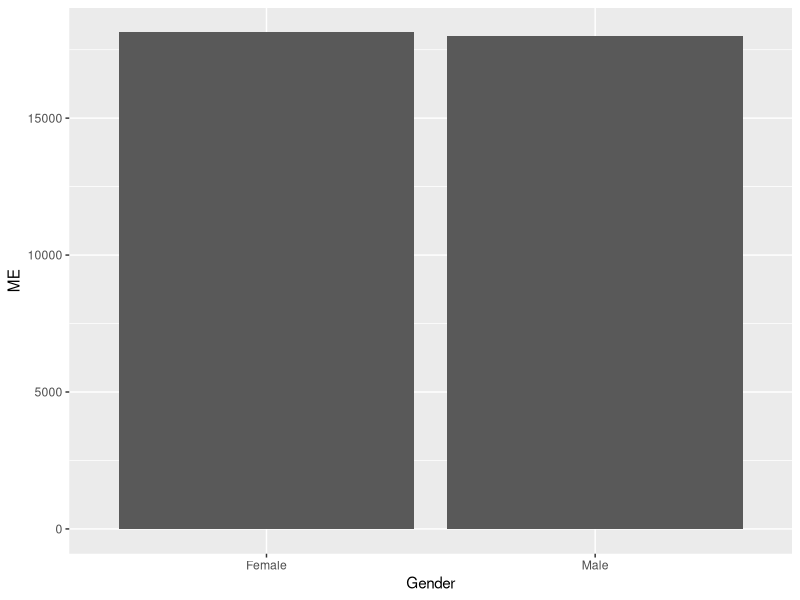
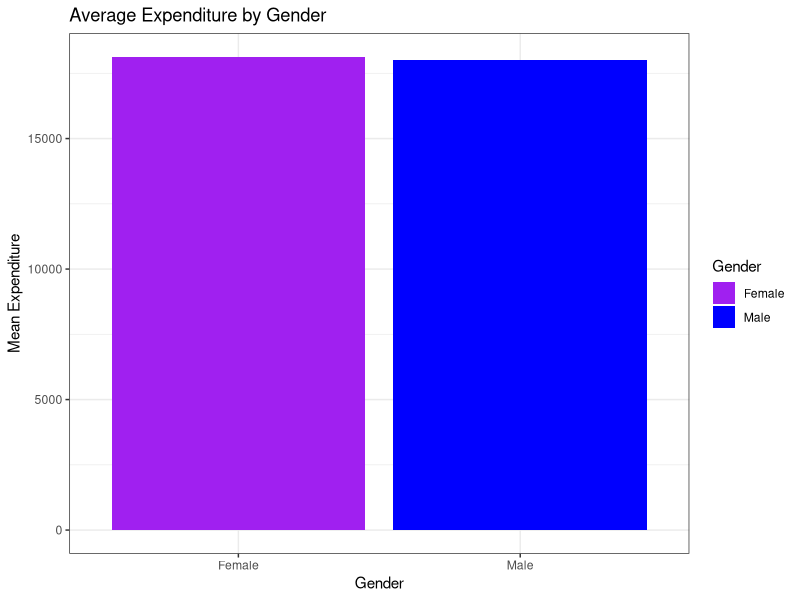
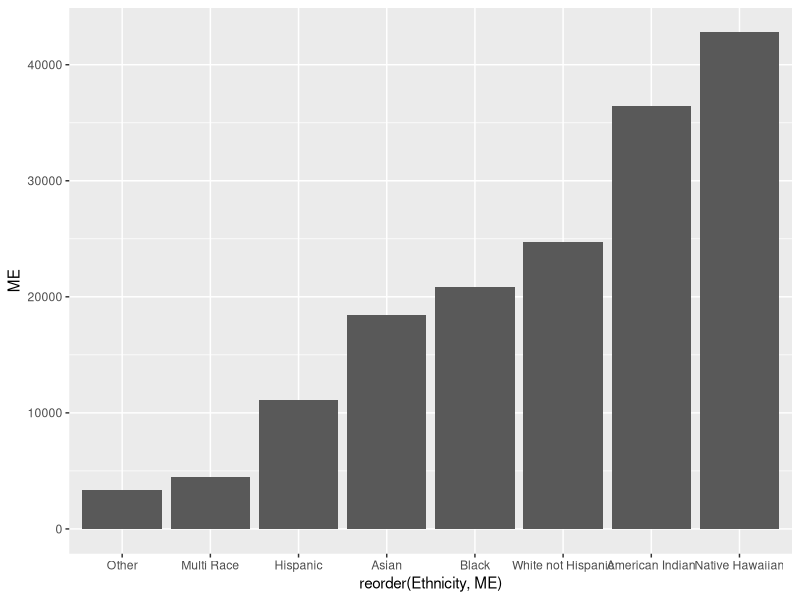
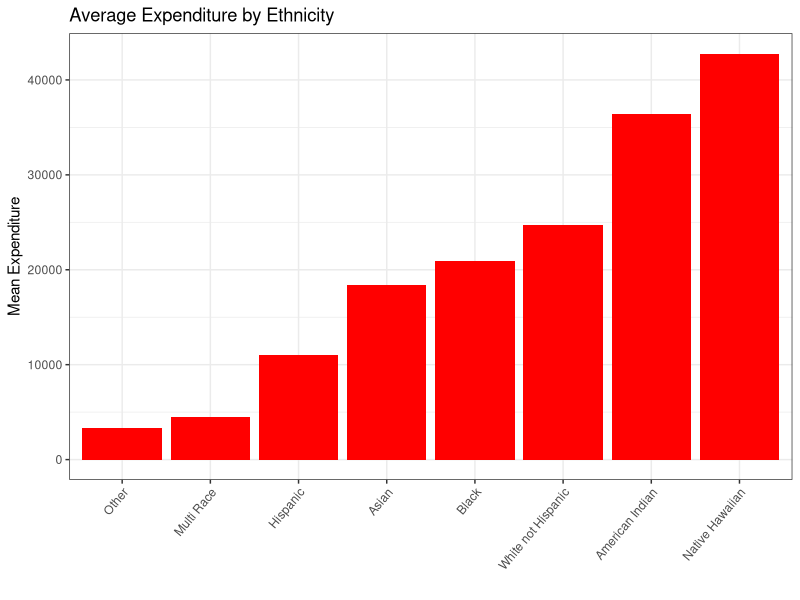
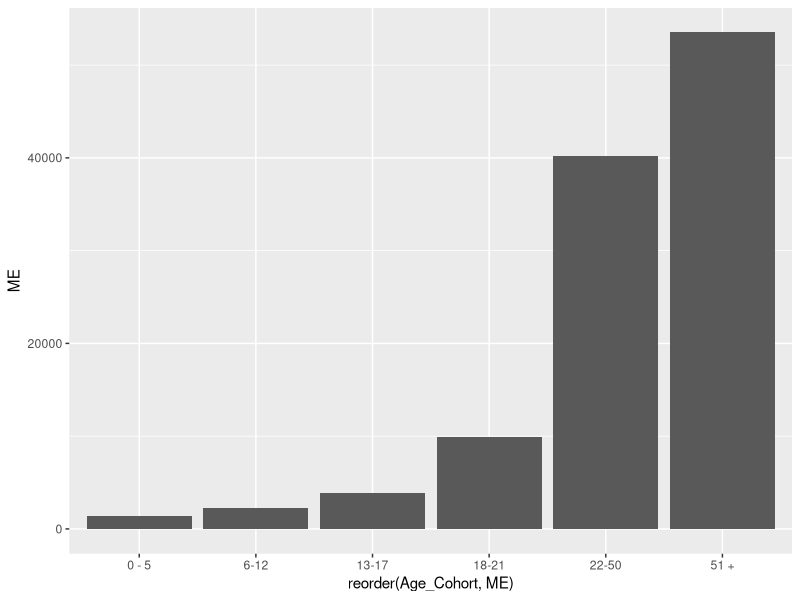
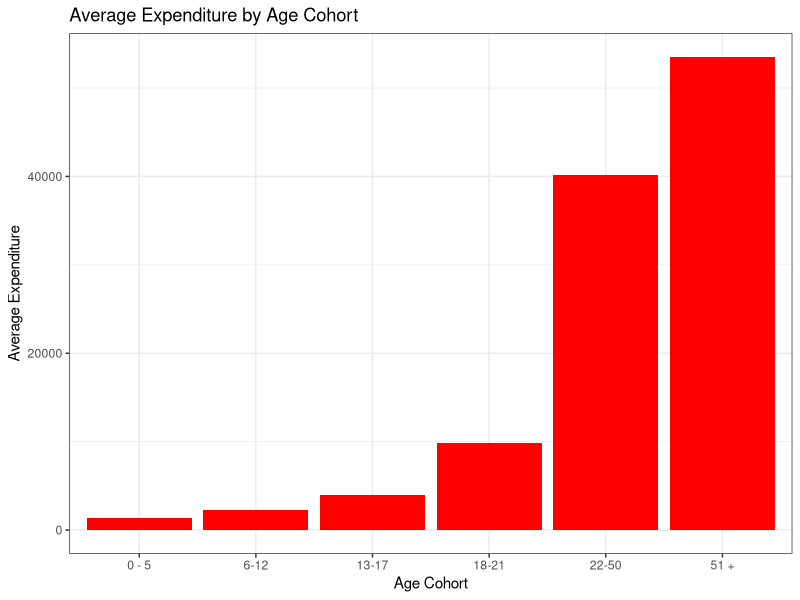
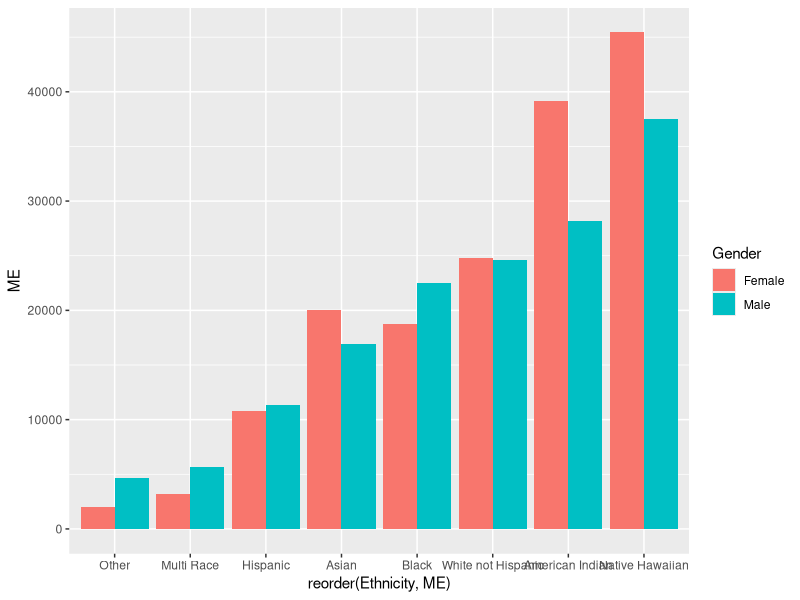
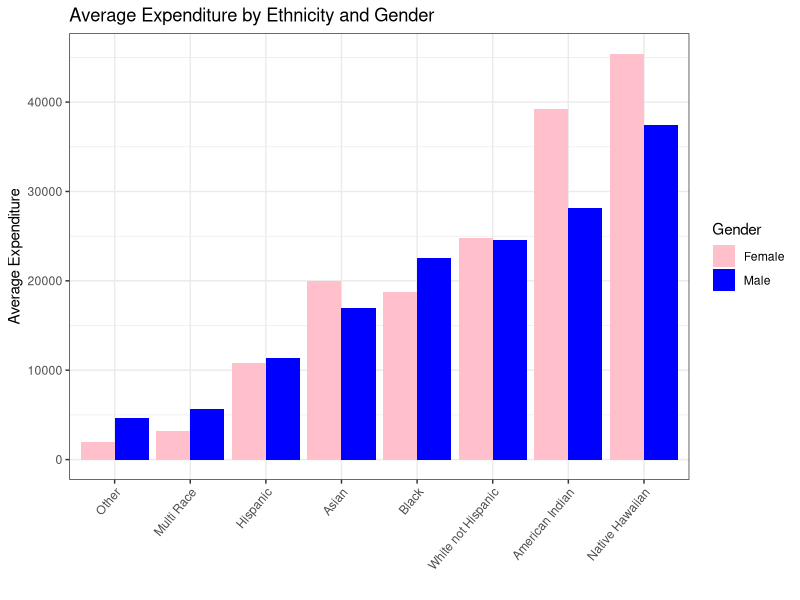

R code for these plots, in order:
# Alan Arnholt
# 9/26/17

library(readxl)
DF <- read_excel("TMP.xlsx")
head(DF)
# Problems with Age_Cohort
table(DF$Age_Cohort)
DF$Age_Cohort <- ifelse(DF$Age_Cohort == "42898", "6-12", DF$Age_Cohort)
table(DF$Age_Cohort)
# levels(DF$Age_Cohort) <- c("0-5", "6-12", "13-17", "18-21", "22-50", "51 +")
table(DF$Age_Cohort)
library(dplyr)
library(ggplot2)
# Typical expenditure by Gender
DF %>% 
  group_by(Gender) %>% 
  summarize(ME = mean(Expenditures), MDE = median(Expenditures), n= n())
DF %>% 
  group_by(Gender) %>% 
  summarize(ME = mean(Expenditures), MDE = median(Expenditures), n= n()) %>%
  ggplot(aes(x = Gender, y= ME)) + 
  geom_bar(stat = "identity") 
# Tweaked
DF %>% 
  group_by(Gender) %>% 
  summarize(ME = mean(Expenditures), MDE = median(Expenditures), n= n()) %>%
  ggplot(aes(x = Gender, y= ME, fill = Gender)) + 
  geom_bar(stat = "identity") + 
  labs(title = "Average Expenditure by Gender", y = "Mean Expenditure") + 
  theme_bw() + 
  scale_fill_manual(values = c("purple", "blue"))
# Typical expenditure for Hispanics
DF %>% 
  group_by(Ethnicity) %>% 
  summarize(ME = mean(Expenditures), MDE = median(Expenditures), n= n())
DF %>% 
  group_by(Ethnicity) %>% 
  summarize(ME = mean(Expenditures), MDE = median(Expenditures), n= n()) %>%  
  ggplot(aes(x = reorder(Ethnicity, ME), y = ME)) +
  geom_bar(stat="identity")
# tweaked
DF %>% 
  group_by(Ethnicity) %>% 
  summarize(ME = mean(Expenditures), MDE = median(Expenditures), n= n()) %>%  
  ggplot(aes(x = reorder(Ethnicity, ME), y = ME)) +
  geom_bar(stat="identity", fill = "red") + 
  theme_bw() + 
  theme(axis.text.x = element_text(angle = 50, hjust = 1)) + 
  labs(x = "", y = "Mean Expenditure", title = "Average Expenditure by Ethnicity")

# Typical expenditure for 22-50 yo
DF %>% 
  group_by(Age_Cohort) %>% 
  summarize(ME = mean(Expenditures), MDE = median(Expenditures), n= n())
#
DF %>% 
  group_by(Age_Cohort) %>% 
  summarize(ME = mean(Expenditures), MDE = median(Expenditures), n= n()) %>% 
  ggplot(aes(x = reorder(Age_Cohort, ME), y = ME)) + 
           geom_bar(stat = "identity")
# Tweaked
DF %>% 
  group_by(Age_Cohort) %>% 
  summarize(ME = mean(Expenditures), MDE = median(Expenditures), n= n()) %>% 
  ggplot(aes(x = reorder(Age_Cohort, ME), y = ME)) + 
  geom_bar(stat = "identity", fill = "red") + 
  theme_bw() + 
  labs(x = "Age Cohort", y = "Average Expenditure", title = "Average Expenditure by Age Cohort")

# Male white-non-hispanic 
DF %>% 
  group_by(Ethnicity, Gender) %>% 
  summarize(ME = mean(Expenditures), MDE = median(Expenditures), n= n())
#
DF %>% 
  group_by(Ethnicity, Gender) %>% 
  summarize(ME = mean(Expenditures), MDE = median(Expenditures), n= n()) %>%
  ggplot(aes(x = reorder(Ethnicity, ME), y = ME, fill = Gender)) +
           geom_bar(stat = "identity", position = "dodge")
# tweaked
DF %>% 
  group_by(Ethnicity, Gender) %>% 
  summarize(ME = mean(Expenditures), MDE = median(Expenditures), n= n()) %>%
  ggplot(aes(x = reorder(Ethnicity, ME), y = ME, fill = Gender)) +
  geom_bar(stat = "identity", position = "dodge") +
  theme_bw() +
  theme(axis.text.x = element_text(angle = 50, hjust = 1)) + 
  labs(x = "", y = "Average Expenditure", title = "Average Expenditure by Ethnicity and Gender") + 
  scale_fill_manual(values = c("pink", "blue"))
  
  

# Asian 22-50 yo
DF %>% 
  group_by(Ethnicity, Age_Cohort) %>% 
  summarize(ME = mean(Expenditures), MDE = median(Expenditures), n= n())
#
DF %>% 
  group_by(Ethnicity, Age_Cohort) %>% 
  summarize(ME = mean(Expenditures), MDE = median(Expenditures), n= n()) %>% 
  ggplot(aes(x = reorder(Ethnicity, ME), y = ME, fill = Age_Cohort)) +
  geom_bar(stat = "identity", position = "dodge")
# Last graph is too crowded
DF %>% 
  group_by(Ethnicity, Age_Cohort) %>% 
  summarize(ME = mean(Expenditures), MDE = median(Expenditures), n= n()) %>% 
  ggplot(aes(x = reorder(Age_Cohort, ME), y = ME, fill = Age_Cohort)) +
  geom_bar(stat = "identity") + 
  facet_grid(.~Ethnicity) + 
  theme_bw()
#### Just consider White and Hispanic
DF %>%
  filter(Ethnicity %in% c("Hispanic", "White not Hispanic")) %>% 
  group_by(Ethnicity) %>% 
  summarize(ME = mean(Expenditures), n = n())
#### Consider Bivariate analysis of Age Cohort now
DF %>%
  filter(Ethnicity %in% c("Hispanic", "White not Hispanic")) %>% 
  group_by(Age_Cohort, Ethnicity) %>% 
  summarize(ME = mean(Expenditures), n = n())
# Graph now with tweaks
DF %>%
  filter(Ethnicity %in% c("Hispanic", "White not Hispanic")) %>% 
  group_by(Age_Cohort, Ethnicity) %>% 
  summarize(ME = mean(Expenditures), n = n()) %>%
  ggplot(aes(x = reorder(Age_Cohort, ME), y = ME, fill = Ethnicity)) + 
  geom_bar(stat = "identity", position = "dodge") + 
  theme_bw() + 
  labs(x = "Age Cohort", y = "Average Expenditure", 
       title = "Average Expenditures by Age Cohort and Ethnicity") + 
  scale_fill_manual(values = c("chocolate", "peachpuff"))
## Some Explanation
DF %>%
  filter(Ethnicity %in% c("Hispanic", "White not Hispanic")) %>% 
  group_by(Age_Cohort, Ethnicity) %>% 
  summarize(ME = mean(Expenditures), n = n())
##
DF %>%
  filter(Ethnicity %in% c("Hispanic", "White not Hispanic")) %>% 
  group_by(Age_Cohort, Ethnicity) %>% 
  summarize(ME = mean(Expenditures), n = n()) %>%
  ggplot(aes(x = reorder(Age_Cohort, ME), y = n, fill = Ethnicity)) + 
  geom_bar(stat = "identity", position = "dodge") + 
  theme_bw() + 
  scale_fill_manual(values = c("chocolate", "peachpuff")) + 
  labs(x = "Age Cohort", y = "Number in Group", title = "Consumers by Ethnicity and Age Cohort")

